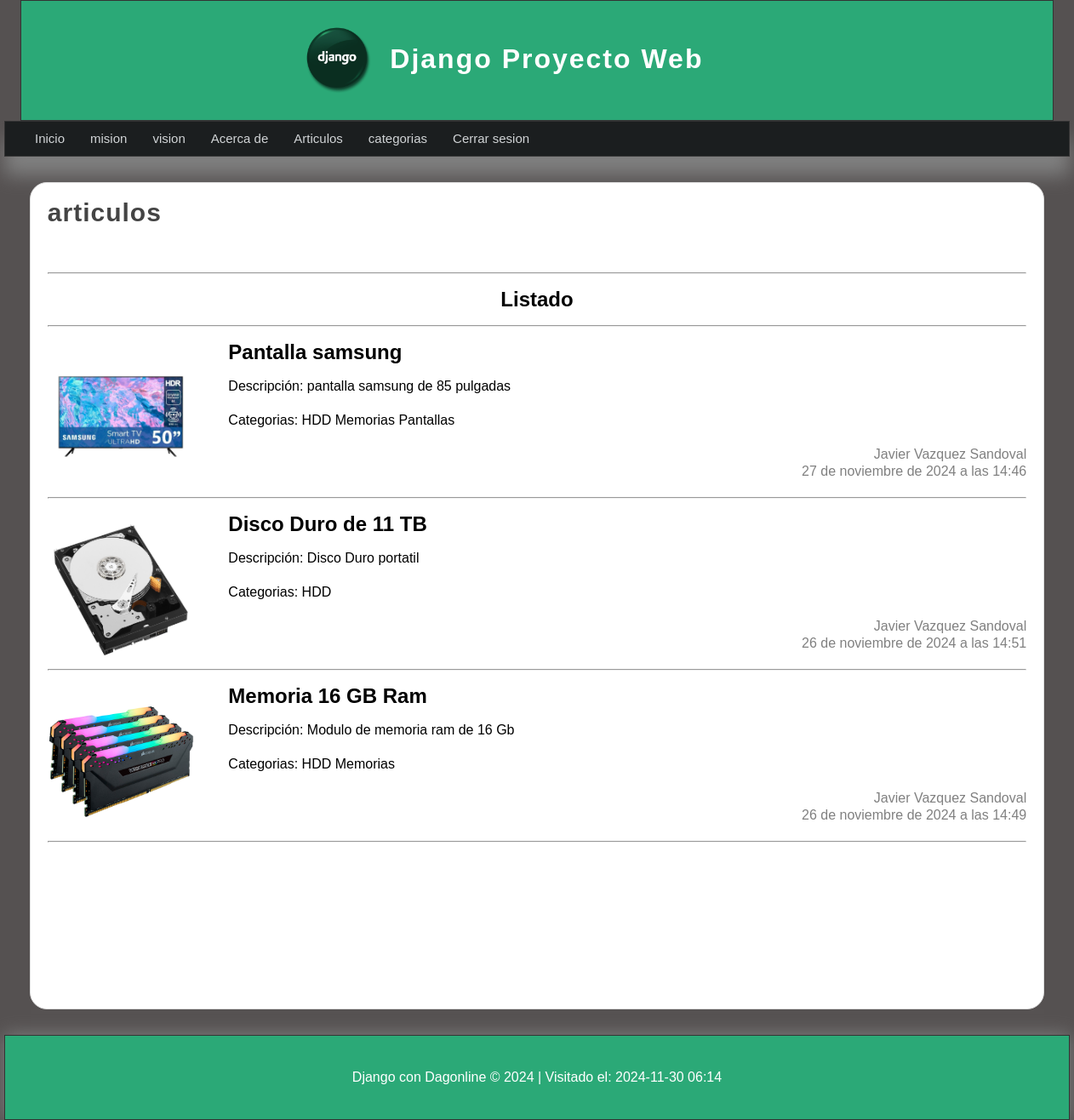
The page /listado_articulos/ (signed in) on the database its author committed.
### articulos/models.py (models this page shows, shortened)
class Article(models.Model):
    title = models.CharField(max_length=150, verbose_name='Título')
    content = models.TextField(verbose_name='Contenido')
    image = models.ImageField(default='null', verbose_name='Imagen', upload_to="articles")
    public = models.BooleanField(verbose_name="¿Visible?")
    user = models.ForeignKey(User, editable=False, verbose_name='Usuario', on_delete=models.CASCADE)
    categories = models.ManyToManyField(Category, verbose_name='Categorías', blank=True)
    created_at = models.DateTimeField(auto_now_add=True, verbose_name="Creado el")
    updated_at = models.DateTimeField(auto_now=True, verbose_name="Actualizado el")
    class Meta:
        verbose_name = "Artículo"
        verbose_name_plural = "Artículos"
        ordering = ['-created_at']

class Category(models.Model):
    name = models.CharField(max_length=100, verbose_name='Nombre')
    description = models.CharField(max_length=255, verbose_name='Descripción')
    created_at = models.DateTimeField(auto_now_add=True, verbose_name='Creado el')
    updated_at = models.DateTimeField(auto_now=True, verbose_name="Actualizado el")
    class Meta:
        verbose_name = "Categoría"
        verbose_name_plural = "Categorías"
    def __str__(self):
        return self.name

### articulos/views.py (the view)
# urls.py: path('listado_articulos/', views.list_art,name='listado_articulos'),
@login_required(login_url='inicio')
def list_art(request):
    articulos = Article.objects.all()
    return render(request, 'articulos/listado_art.html', {
        'title': 'articulos',
        'content': 'Listado de articulos',
        'articulos':articulos
    })

### articulos/templates/articulos/listado_art.html (shortened to what this page needs)
{% extends "layouts/layouts.html" %}
{% block content %}
    <h1 class="title">{{ title }}</h1>
    <hr>
    <h1 align="center">Listado</h1>
    <hr>
    {% for article in articulos %}
        <article class="article-item">
            {% if article.public and article.image != 'null' and article.image.url|length >= 1 %}
                <div>
                    <img src="{{ article.image.url }}" class="image" />
                </div>
            {% endif %}
            <div class="data">
                <h2>{{ article.title }}</h2>
                <p>Descripción: {{ article.content }}</p>
                <p>Categorias:
                    {% for category in article.categories.all %}
                        {{ category }}
                    {% endfor %}
                </p>
                <span class="date">
                    {{ article.user.first_name }} {{ article.user.last_name }}
                    <br />
                    {{ article.created_at }}
                </span>
                <hr>
            </div>
        </article>
    {% endfor %}
{% endblock %}

### mainapp/templates/layouts/layouts.html (shortened to what this page needs)
{% load static %}
<!DOCTYPE html>
<html lang="es">
<head>
    <link rel="stylesheet" href="{% static "css/estilos.css" %}" type="text/css">
</head>
<body>
    <header>
        <div id="logotipo">
            <img src="{% static "img/django-badge.png" %}" alt="Imagen Django" title="Django">
            <h1>Django Proyecto Web</h1>
        </div>
    </header>
    <nav>
        <ul>
            <li><a href="{% url "inicio" %}" >Inicio</a></li>
        {% if user.email %}
            <li><a href="{% url "mision" %}">mision</a></li>
            <li><a href="{% url "vision" %}">vision</a></li>
            <li><a href="{% url "acercade" %}">Acerca de</a></li>
            <li><a href="{% url "listado_articulos" %}">Articulos</a></li>
            <li><a href="{% url "listado_categorias" %}">categorias</a></li>
            <li><a href="{% url "logout" %}">Cerrar sesion</a></li>
        {% else %}
            <li><a href="{% url "registrarse" %}">Registrarse</a></li>
            <li><a href="{% url "iniciar_sesion" %}">Iniciar sesion</a></li>
        {% endif %}
        </ul>
    </nav>
    <section id="content">
       <div class="box">
            {% block content %}{% endblock content %}
       </div>
    </section>
    <footer>
        <p>Django con Dagonline &copy; 2024 | Visitado el: {% now "Y-m-d H:i" %}</p>
    </footer>
</body>
</html>

### mainapp/static/css/estilos.css (style rules this page uses)
* { margin: 0px; padding: 0px; font-family: sans-serif; text-decoration: none; }
p,h1,h2 { margin-top: 20px; margin-bottom: 20px; }
ul,ol { margin-left: 20px; }
body { background-color: #555151; }
header { width: 1212px; height: 140px; background-color: #2ba977; border: 1px solid #333; margin: 0px auto; }
#logotipo { width: 45%; height: 130px; margin: 0 auto; padding-top: 10px; }
#logotipo img { display: block; width: 80px; float: left; margin-top: 20px; }
#logotipo h1 { display: block; float: left; letter-spacing: 2px; margin-top: 40px; margin-left: 20px; font-weight: bolder; color: white; }
nav { width: 1250px; height: 40px; background-color: #1b1e1f; border: 1px solid #333333; margin:0 auto; box-shadow: 0px 22px 22px gray; font-size: 15px; }
nav > ul { text-decoration: none; list-style: none; }
nav > ul > li { line-height: 40px; float: left; }
nav > ul > li > a { color:#d1d4d6; display: block; padding-left: 15px; padding-right: 15px; }
.title { color:#444; letter-spacing: 1px; font-size: 30px; margin-bottom: 10px; margin-top: 5px; }
.date { display: block; margin-top: 20px; margin-bottom: 20px; color: gray;; text-align: right; }
#content { width: 1211px; min-height:930px ; margin: 0 auto; margin-top: 30px; margin-bottom: 30px; text-align: justify; line-height: 20px; }
.box { background-color: white; width: 95%; min-height: 930px; padding: 20px; border: 1px solid #ddd; border-radius: 20px; margin: 0 auto; }
.box .image { width: 15%; float: left; margin-right: 40px; }
.title { color: #444; letter-spacing: 1px; font-size: 30px; padding-bottom: 50px; margin-bottom: 10px; margin-top: 5px; }
footer { width: 1250px; background-color: #2ba977; border: 1px solid #333; color: white; text-align: center; padding-top: 20px; padding-bottom: 20px; box-shadow: 0px 0px 20px gray; margin: 0 auto; }

### rows shown on the page
Article: image (picture), title "Pantalla samsung", content "pantalla samsung de 85 pulgadas", user.first_name "Javier", user.last_name "Vazquez Sandoval", created_at "27 de noviembre de 2024 a las 14:46"
Category: name "HDD"
Category: name "Memorias"
Category: name "Pantallas"
Article: image (picture), title "Disco Duro de 11 TB", content "Disco Duro portatil", user.first_name "Javier", user.last_name "Vazquez Sandoval", created_at "26 de noviembre de 2024 a las 14:51"
Article: image (picture), title "Memoria 16 GB Ram", content "Modulo de memoria ram de 16 Gb", user.first_name "Javier", user.last_name "Vazquez Sandoval", created_at "26 de noviembre de 2024 a las 14:49"

### other values the page prints
{{ title }} "articulos"
